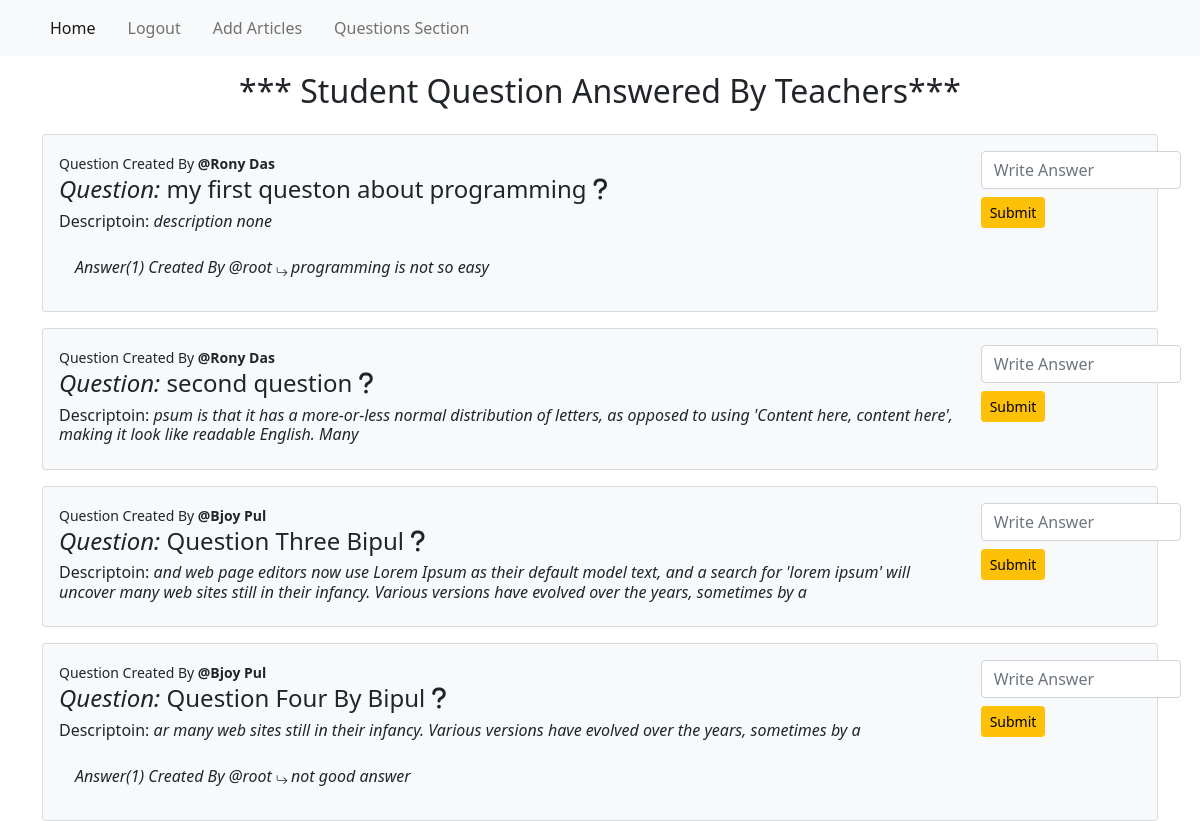
Page /content/question-section/ (signed in) on the committed database.
### content_management/models.py (models this page shows, shortened)
class StudentQuestion(models.Model):
    user = models.ForeignKey(
        User, on_delete=models.CASCADE, related_name="student_question")
    title = models.CharField(max_length=256)
    description = models.TextField()
    created_at = models.DateTimeField(auto_now_add=True)

class SolvedByTeacher(models.Model):
    question = models.ForeignKey(
        StudentQuestion, on_delete=models.CASCADE, related_name="solved_question")
    user = models.ForeignKey(
        User, on_delete=models.CASCADE, related_name="solved_teacher")
    ans_question = models.CharField(max_length=256)
    created = models.DateTimeField(auto_now_add=True)
    class Meta:
        ordering = ("-created",)
    def __str__(self) -> str:
        return str(self.user)

### content_management/views.py (the view)
@login_required(login_url="login")
def question_section(request):
    studentQuestion = StudentQuestion.objects.all()
    return render(request, "questionSection.html", context={"studentQuestion": studentQuestion})

### content_management/templates/questionSection.html (shortened to what this page needs)
{% extends 'base.html' %}
{% load crispy_forms_tags %}
{% block body_block %}
<h2 class="text-center">*** Student Question Answered By Teachers***</h2>
<div class="row d-flex justify-content-center align-items-center">
    <div class="col-12">
        {% for question in  studentQuestion %}
        <div class="mt-3 bg-light card p-3">
            <div class="row">
                <div class="col-10">
                    <small> Question Created By <strong>@{{question.user.first_name}}
                            {{question.user.last_name}}</strong></small>
                    <h4> <i>Question:</i> {{question.title}} <i class="fa-solid fa-question"></i></h4>
                    <h6>Descriptoin: <i> {{question.description}}</i></h6>
                    {% for ans in question.solved_question.all  %}
                    <div class="p-3">
                        <i> Answer({{forloop.counter}}) Created By
                            @{{user.solved_teacher.all.0 }}
                            <sub>
                                <i class="bi bi-arrow-return-right"></i>
                            </sub>{{ans.ans_question}} </i>
                    </div>
                    {% endfor %}
                </div>
                <div class="col-2">
                    {% if user.account_user.account_type.account_type == "Teacher" %}
                    <form action="{% url "solvedQuestionForm" question.pk %}" method="POST">
                        <input type="text" class="form-control" name="ans" placeholder="Write Answer"
                            style="width: 200px;" required>
                        <input type="submit" value="Submit" class="btn btn-warning btn-sm mt-2">
                    </form>
                    {% endif %}
                </div>
            </div>
        </div>
        {% endfor %}
    </div>
</div>
{% endblock body_block %}

### templates/base.html (shortened to what this page needs)
<!DOCTYPE html>
<html lang="en">
{% load static %}
<head>
    <link rel="stylesheet" href="https://cdnjs.cloudflare.com/ajax/libs/font-awesome/6.4.2/css/all.min.css">
    <link href="https://cdn.jsdelivr.net/npm/bootstrap@5.0.2/dist/css/bootstrap.min.css" rel="stylesheet">
    <link rel="stylesheet" href="https://cdn.jsdelivr.net/npm/bootstrap-icons@1.10.2/font/bootstrap-icons.css">
    <link href="{% static 'style.css' %}" rel="stylesheet" type="text/css" />
</head>
<body>
    <nav class="navbar navbar-expand-lg navbar-light bg-light mb-3">
        <div class="container">
            <div class="collapse navbar-collapse" id="navbarTogglerDemo01">
                <ul class="navbar-nav me-auto mb-2 mb-lg-0 gap-3">
                    <li class="nav-item">
                        <a href="{% url "home" %}" class="nav-link active">Home</a>
                    </li>
                    {% if user.is_authenticated %}
                    <li class="nav-item">
                        <a href="{% url "logout" %}" class="nav-link">Logout</a>
                    </li>
                    {% if user.account_user.account_type.account_type == "Teacher" %}
                    <li class="nav-item">
                        <a href="{% url "article" %}" class="nav-link">Add Articles</a>
                    </li>
                    {% endif %}
                    <li class="nav-item">
                        <a href="{% url "questionSection" %}" class="nav-link">Questions Section</a>
                    </li>
                    {% endif %}
                </ul>
            </div>
        </div>
    </nav>
    <div class="container">
        {% block body_block %}{% endblock body_block %}
    </div>
</body>
</html>

### rows in the picture
StudentQuestion: user.first_name "Rony", user.last_name "Das", title "my first queston about programming", description "description none"
SolvedByTeacher: ans_question "programming is not so easy"
StudentQuestion: user.first_name "Rony", user.last_name "Das", title "second question", description "psum is that it has a more-or-less normal distribution of letters, as opposed to using 'Content here, content here', making it look like readable English. Many"
StudentQuestion: user.first_name "Bjoy", user.last_name "Pul", title "Question Three Bipul", description "and web page editors now use Lorem Ipsum as their default model text, and a search for 'lorem ipsum' will uncover many web sites still in their infancy. Various versions have evolved over the years, sometimes by a"
StudentQuestion: user.first_name "Bjoy", user.last_name "Pul", title "Question Four By Bipul", description "ar many web sites still in their infancy. Various versions have evolved over the years, sometimes by a"
SolvedByTeacher: ans_question "not good answer"

### other values in the picture
{{ user.solved_teacher.all.0 }} "root"
